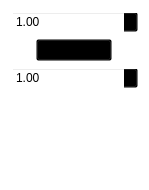
<?xml version="1.0" encoding="UTF-8"?>
<ui version="4.0">
 <class>MathNode</class>
 <widget class="QWidget" name="MathNode">
  <property name="geometry">
   <rect>
    <x>0</x>
    <y>0</y>
    <width>149</width>
    <height>190</height>
   </rect>
  </property>
  <property name="windowTitle">
   <string>Form</string>
  </property>
  <property name="styleSheet">
   <string notr="true">background-color: rgba(0,0,0,0);</string>
  </property>
  <layout class="QVBoxLayout" name="verticalLayout">
   <item>
    <widget class="QDoubleSpinBox" name="val_in_0">
     <property name="readOnly">
      <bool>false</bool>
     </property>
     <property name="minimum">
      <double>-999999.000000000000000</double>
     </property>
     <property name="maximum">
      <double>999999.000000000000000</double>
     </property>
     <property name="singleStep">
      <double>0.100000000000000</double>
     </property>
     <property name="value">
      <double>1.000000000000000</double>
     </property>
    </widget>
   </item>
   <item>
    <layout class="QHBoxLayout" name="horizontalLayout">
     <item>
      <spacer name="horizontalSpacer">
       <property name="orientation">
        <enum>Qt::Horizontal</enum>
       </property>
       <property name="sizeHint" stdset="0">
        <size>
         <width>40</width>
         <height>20</height>
        </size>
       </property>
      </spacer>
     </item>
     <item>
      <widget class="QComboBox" name="mode">
       <item>
        <property name="text">
         <string>Mix</string>
        </property>
       </item>
       <item>
        <property name="text">
         <string>Add</string>
        </property>
       </item>
       <item>
        <property name="text">
         <string>Subtract</string>
        </property>
       </item>
       <item>
        <property name="text">
         <string>Multiply</string>
        </property>
       </item>
       <item>
        <property name="text">
         <string>Divide</string>
        </property>
       </item>
       <item>
        <property name="text">
         <string>Min</string>
        </property>
       </item>
       <item>
        <property name="text">
         <string>Max</string>
        </property>
       </item>
       <item>
        <property name="text">
         <string>Pow</string>
        </property>
       </item>
      </widget>
     </item>
     <item>
      <spacer name="horizontalSpacer_2">
       <property name="orientation">
        <enum>Qt::Horizontal</enum>
       </property>
       <property name="sizeHint" stdset="0">
        <size>
         <width>40</width>
         <height>20</height>
        </size>
       </property>
      </spacer>
     </item>
    </layout>
   </item>
   <item>
    <widget class="QDoubleSpinBox" name="val_in_1">
     <property name="minimum">
      <double>-999999.000000000000000</double>
     </property>
     <property name="maximum">
      <double>999999.000000000000000</double>
     </property>
     <property name="singleStep">
      <double>0.100000000000000</double>
     </property>
     <property name="value">
      <double>1.000000000000000</double>
     </property>
    </widget>
   </item>
   <item>
    <spacer name="verticalSpacer">
     <property name="orientation">
      <enum>Qt::Vertical</enum>
     </property>
     <property name="sizeHint" stdset="0">
      <size>
       <width>20</width>
       <height>40</height>
      </size>
     </property>
    </spacer>
   </item>
  </layout>
 </widget>
 <resources/>
 <connections/>
</ui>
